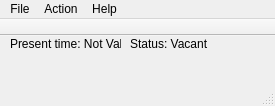
<?xml version="1.0" encoding="UTF-8"?>
<ui version="4.0">
 <class>MainWindow</class>
 <widget class="QMainWindow" name="MainWindow">
  <property name="geometry">
   <rect>
    <x>0</x>
    <y>0</y>
    <width>275</width>
    <height>106</height>
   </rect>
  </property>
  <property name="sizePolicy">
   <sizepolicy hsizetype="Fixed" vsizetype="Fixed">
    <horstretch>0</horstretch>
    <verstretch>0</verstretch>
   </sizepolicy>
  </property>
  <property name="windowTitle">
   <string>Digital Microfluidic Biochips Simulator</string>
  </property>
  <widget class="QWidget" name="centralWidget">
   <widget class="QLabel" name="label">
    <property name="geometry">
     <rect>
      <x>10</x>
      <y>0</y>
      <width>111</width>
      <height>16</height>
     </rect>
    </property>
    <property name="sizePolicy">
     <sizepolicy hsizetype="Fixed" vsizetype="Preferred">
      <horstretch>0</horstretch>
      <verstretch>0</verstretch>
     </sizepolicy>
    </property>
    <property name="text">
     <string>Present time: Not Valid</string>
    </property>
   </widget>
   <widget class="QLabel" name="label_2">
    <property name="geometry">
     <rect>
      <x>130</x>
      <y>0</y>
      <width>91</width>
      <height>16</height>
     </rect>
    </property>
    <property name="sizePolicy">
     <sizepolicy hsizetype="Fixed" vsizetype="Fixed">
      <horstretch>0</horstretch>
      <verstretch>0</verstretch>
     </sizepolicy>
    </property>
    <property name="text">
     <string>Status: Vacant</string>
    </property>
   </widget>
  </widget>
  <widget class="QMenuBar" name="menuBar">
   <property name="geometry">
    <rect>
     <x>0</x>
     <y>0</y>
     <width>275</width>
     <height>17</height>
    </rect>
   </property>
   <widget class="QMenu" name="menu">
    <property name="title">
     <string>File</string>
    </property>
   </widget>
   <widget class="QMenu" name="menu_2">
    <property name="title">
     <string>Help</string>
    </property>
   </widget>
   <widget class="QMenu" name="menuAction">
    <property name="title">
     <string>Action</string>
    </property>
   </widget>
   <addaction name="menu"/>
   <addaction name="menuAction"/>
   <addaction name="menu_2"/>
  </widget>
  <widget class="QToolBar" name="mainToolBar">
   <property name="movable">
    <bool>false</bool>
   </property>
   <property name="floatable">
    <bool>false</bool>
   </property>
   <attribute name="toolBarArea">
    <enum>TopToolBarArea</enum>
   </attribute>
   <attribute name="toolBarBreak">
    <bool>false</bool>
   </attribute>
  </widget>
  <widget class="QStatusBar" name="statusBar"/>
 </widget>
 <layoutdefault spacing="6" margin="11"/>
 <resources/>
 <connections/>
</ui>
